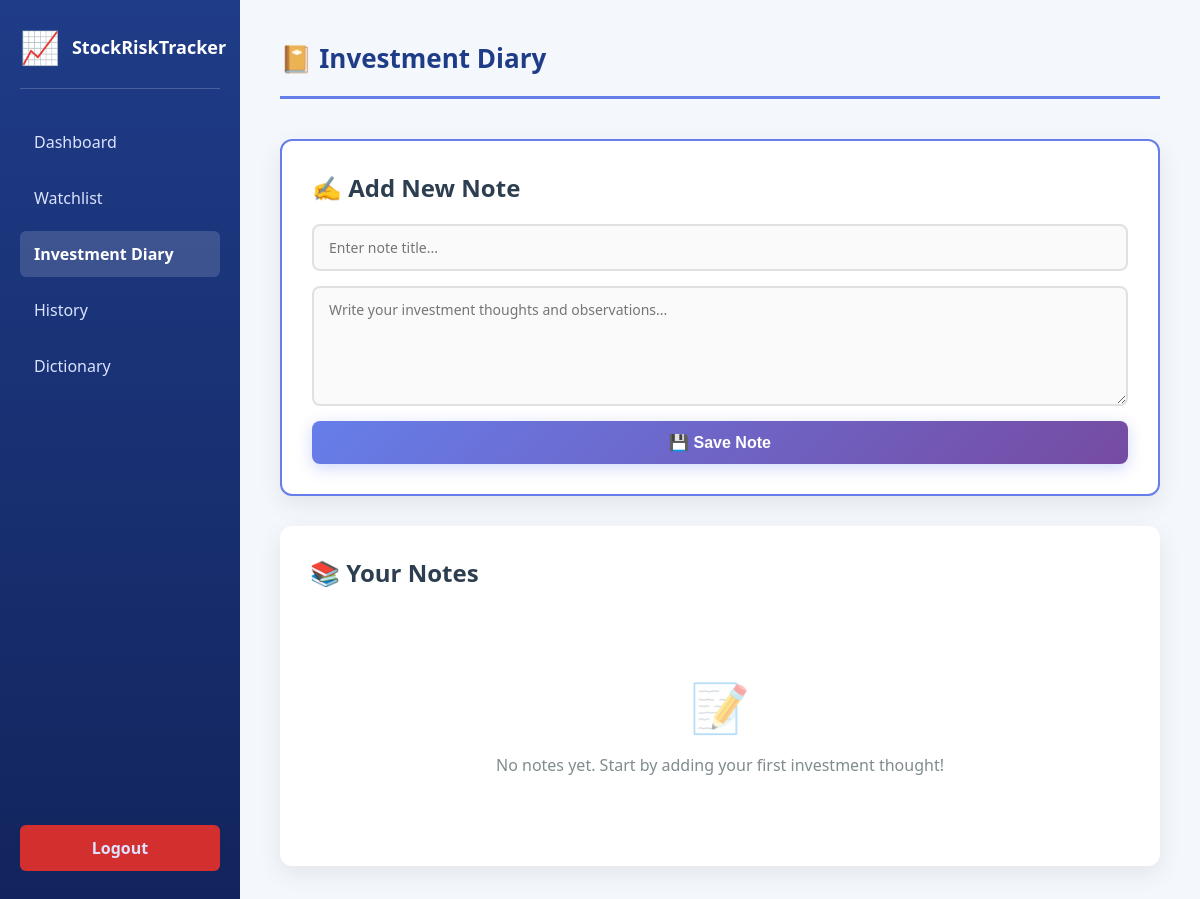
Page /tracker/investment_diary/ (signed in) on the earlier database version.
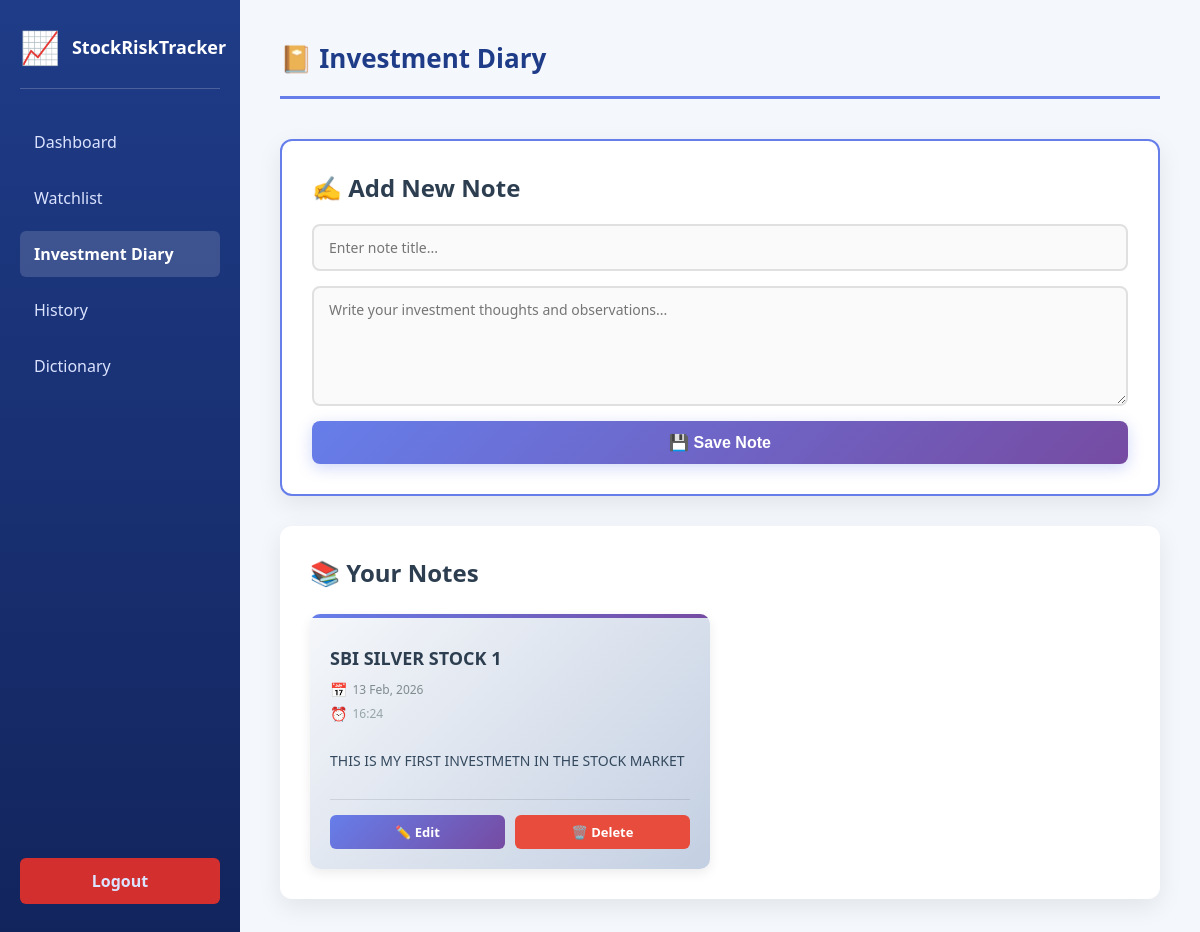
Same page on the later database version.
### tracker/models.py (models this page shows, shortened)
class DiaryNote(models.Model):
    user = models.ForeignKey(User, on_delete=models.CASCADE)
    title = models.CharField(max_length=100)
    content = models.TextField()
    created_at = models.DateTimeField(auto_now_add=True)

### tracker/views.py (the view)
# urls.py: path('investment_diary/', views.investment_diary, name='investment_diary'),
@login_required
def investment_diary(request):
    notes = DiaryNote.objects.filter(user=request.user).order_by('-created_at')
    return render(request, 'investment_diary.html', {'notes': notes})

### templates/investment_diary.html (shortened to what this page needs)
<!DOCTYPE html>
<html lang="en">
<head>
    {% load static %}
    <link rel="stylesheet" href="{% static 'css/investment_diary.css' %}">
</head>
<body>
<div class="container">
    <div class="sidebar">
        <div class="logo-section">
            <div class="logo">📈</div>
            <h2>StockRiskTracker</h2>
        </div>
        <a href="{% url 'dashboard' %}">Dashboard</a>
        <a href="{% url 'watchlist' %}">Watchlist</a>
        <a href="{% url 'investment_diary' %}" class="active">Investment Diary</a>
        <a href="{% url 'history' %}">History</a>
        <a href="{% url 'dictionary' %}">Dictionary</a>
        <a href="{% url 'logout' %}" class="logout-btn">Logout</a>
    </div>
    <div class="main">
        <div class="header-top">
            <h1>📔 Investment Diary</h1>
        </div>
        <div class="add-note-card">
            <h2>✍️ Add New Note</h2>
            <form method="POST" action="{% url 'add_note' %}">
                <input type="text" name="title" placeholder="Enter note title..." required>
                <textarea name="content" placeholder="Write your investment thoughts and observations..."></textarea>
                <button type="submit">💾 Save Note</button>
            </form>
        </div>
        <div class="notes-list-card">
            <h2>📚 Your Notes</h2>
            {% if notes %}
                <div class="notes-container">
                    {% for note in notes %}
                        <div class="note">
                            <h3>{{ note.title }}</h3>
                            <div class="note-date">{{ note.created_at|date:"d M, Y" }}</div>
                            <div class="note-time">{{ note.created_at|time:"H:i" }}</div>
                            <p>{{ note.content }}</p>
                            <div class="note-actions">
                                <a href="{% url 'edit_note' note.id %}" class="edit-btn">✏️ Edit</a>
                                <a href="{% url 'delete_note' note.id %}" class="sell-btn">🗑️ Delete</a>
                            </div>
                        </div>
                    {% endfor %}
                </div>
            {% else %}
                <div class="empty-state">
                    <p>No notes yet. Start by adding your first investment thought!</p>
                </div>
            {% endif %}
        </div>
    </div>
</div>
</body>
</html>

Differences in the rows shown:
added DiaryNote: title "SBI SILVER STOCK 1", created_at "13 Feb, 2026", created_at "16:24", content "THIS IS MY FIRST INVESTMETN IN THE STOCK MARKET"
Other differences:
text no longer shown: "No notes yet. Start by adding your first investment thought!"
